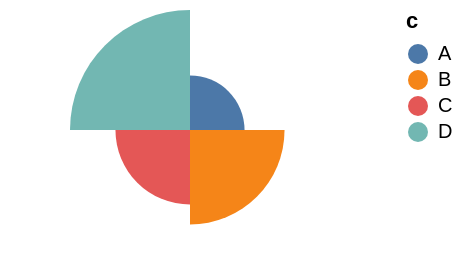

Write the Vega-Lite specification saved for this chart.
### Vega-Lite specification from a JSON file in a GitHub repository (floating-point values rounded to 4 significant figures)
{"width": 180, "height": 120, "data": {"values": [{"c": "A", "v": 30, "lo": 10, "hi": 45, "g": "x", "o": 28, "cl": 34, "h": 40, "l": 8}, {"c": "B", "v": 52, "lo": 25, "hi": 60, "g": "x", "o": 34, "cl": 48, "h": 55, "l": 30}, {"c": "C", "v": 41, "lo": 18, "hi": 55, "g": "y", "o": 48, "cl": 40, "h": 50, "l": 36}, {"c": "D", "v": 66, "lo": 40, "hi": 80, "g": "y", "o": 40, "cl": 63, "h": 70, "l": 38}]}, "mark": {"type": "arc"}, "encoding": {"theta": {"field": "c", "type": "nominal"}, "radius": {"field": "v", "type": "quantitative"}, "color": {"field": "c", "type": "nominal", "sort": null}}}
